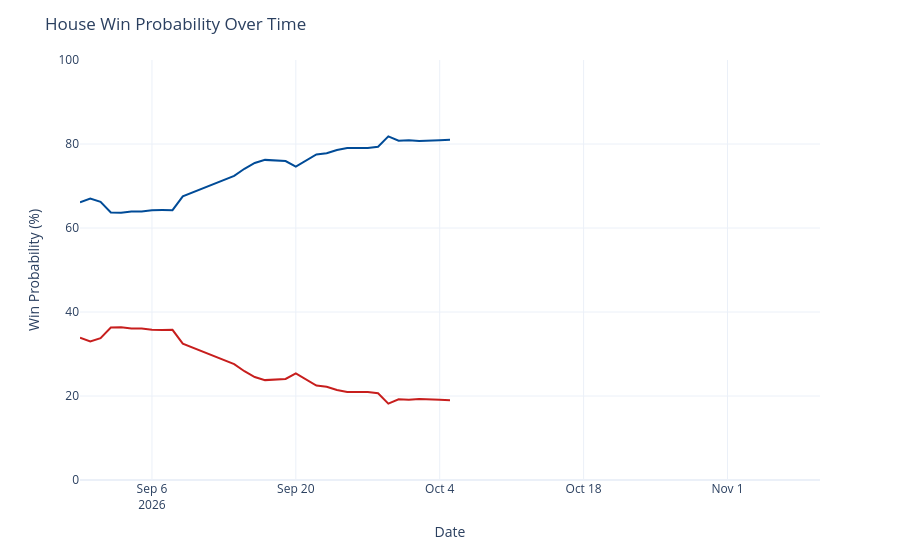

Here is the notebook cell this chart was saved with:
### Code cell
chance_over_time = output_ts[(output_ts['geo'] == 'US House') &
                             (output_ts['type'] == 'chance')]
chance_over_time['rep_chance'] = chance_over_time['y'].map(lambda x: 100 - x)
chance_over_time = chance_over_time.rename({'y': 'Democrats', 'rep_chance': 'Republicans'}, axis=1)
chance_time_ser = px.line(chance_over_time, x='date', y=['Democrats', 'Republicans'], template='plotly_white',
                         color_discrete_map={'Democrats': '#004b97', 'Republicans': '#c71e1d'},)
chance_time_ser.update_traces(hovertemplate="%{y:.1f}%")
chance_time_ser.update_layout(
    xaxis=dict(range=[pd.to_datetime('2026-08-30'), pd.to_datetime('2026-11-10')]),
    yaxis=dict(range=[0, 100]),
    xaxis_title='Date',
    yaxis_title='Win Probability (%)',
    title=dict(text="House Win Probability Over Time"),
    hovermode="x",
    showlegend=False
)
chance_time_ser

### Figure 1 — Plotly figure (JSON) as saved in the notebook; plotly's stock layout.template omitted (floating-point values rounded to 4 significant figures)
{"data": [{"hovertemplate": "%{y:.1f}%", "legendgroup": "Democrats", "line": {"color": "#004b97", "dash": "solid"}, "marker": {"symbol": "circle"}, "mode": "lines", "name": "Democrats", "orientation": "v", "showlegend": true, "type": "scatter", "x": ["2026-08-30", "2026-08-31", "2026-09-01", "2026-09-02", "2026-09-03", "2026-09-04", "2026-09-05", "2026-09-06", "2026-09-07", "2026-09-08", "2026-09-09", "2026-09-14", "2026-09-15", "2026-09-16", "2026-09-17", "2026-09-18", "2026-09-19", "2026-09-20", "2026-09-21", "2026-09-22", "2026-09-23", "2026-09-24", "2026-09-25", "2026-09-26", "2026-09-27", "2026-09-28", "2026-09-29", "2026-09-30", "2026-10-01", "2026-10-02", "2026-10-03", "2026-10-04", "2026-10-05"], "xaxis": "x", "y": [66.12, 67.02, 66.25, 63.69, 63.65, 63.91, 63.91, 64.23, 64.27, 64.25, 67.54, 72.39, 74.1, 75.49, 76.22, 76.08, 75.94, 74.59, 76.12, 77.51, 77.78, 78.58, 79.05, 79.05, 79.05, 79.34, 81.82, 80.78, 80.9, 80.69, 80.7, 80.88, 81.01], "yaxis": "y"}, {"hovertemplate": "%{y:.1f}%", "legendgroup": "Republicans", "line": {"color": "#c71e1d", "dash": "solid"}, "marker": {"symbol": "circle"}, "mode": "lines", "name": "Republicans", "orientation": "v", "showlegend": true, "type": "scatter", "x": ["2026-08-30", "2026-08-31", "2026-09-01", "2026-09-02", "2026-09-03", "2026-09-04", "2026-09-05", "2026-09-06", "2026-09-07", "2026-09-08", "2026-09-09", "2026-09-14", "2026-09-15", "2026-09-16", "2026-09-17", "2026-09-18", "2026-09-19", "2026-09-20", "2026-09-21", "2026-09-22", "2026-09-23", "2026-09-24", "2026-09-25", "2026-09-26", "2026-09-27", "2026-09-28", "2026-09-29", "2026-09-30", "2026-10-01", "2026-10-02", "2026-10-03", "2026-10-04", "2026-10-05"], "xaxis": "x", "y": [33.88, 32.98, 33.75, 36.31, 36.35, 36.09, 36.09, 35.77, 35.73, 35.75, 32.46, 27.61, 25.9, 24.51, 23.78, 23.92, 24.06, 25.41, 23.88, 22.49, 22.22, 21.42, 20.95, 20.95, 20.95, 20.66, 18.18, 19.22, 19.1, 19.31, 19.3, 19.12, 18.99], "yaxis": "y"}], "layout": {"hovermode": "x", "legend": {"title": {"text": "variable"}, "tracegroupgap": 0}, "margin": {"t": 60}, "showlegend": false, "title": {"text": "House Win Probability Over Time"}, "xaxis": {"anchor": "y", "domain": [0, 1], "range": ["2026-08-30T00:00:00", "2026-11-10T00:00:00"], "title": {"text": "Date"}}, "yaxis": {"anchor": "x", "domain": [0, 1], "range": [0, 100], "title": {"text": "Win Probability (%)"}}}}
